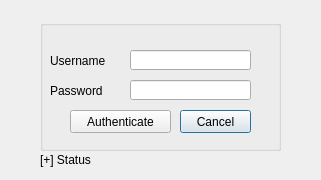
<?xml version="1.0" encoding="UTF-8"?>
<ui version="4.0">
 <class>emp_verification</class>
 <widget class="QDialog" name="emp_verification">
  <property name="geometry">
   <rect>
    <x>0</x>
    <y>0</y>
    <width>321</width>
    <height>180</height>
   </rect>
  </property>
  <property name="windowTitle">
   <string>Dialog</string>
  </property>
  <widget class="QWidget" name="centralWidget" native="true">
   <property name="geometry">
    <rect>
     <x>0</x>
     <y>0</y>
     <width>321</width>
     <height>190</height>
    </rect>
   </property>
   <widget class="QLabel" name="label">
    <property name="geometry">
     <rect>
      <x>40</x>
      <y>150</y>
      <width>241</width>
      <height>20</height>
     </rect>
    </property>
    <property name="text">
     <string>[+] Status</string>
    </property>
   </widget>
   <widget class="QGroupBox" name="groupBox">
    <property name="geometry">
     <rect>
      <x>40</x>
      <y>20</y>
      <width>241</width>
      <height>131</height>
     </rect>
    </property>
    <property name="title">
     <string/>
    </property>
    <widget class="QLabel" name="label_2">
     <property name="geometry">
      <rect>
       <x>10</x>
       <y>30</y>
       <width>61</width>
       <height>21</height>
      </rect>
     </property>
     <property name="text">
      <string>Username</string>
     </property>
    </widget>
    <widget class="QLabel" name="label_3">
     <property name="geometry">
      <rect>
       <x>10</x>
       <y>60</y>
       <width>61</width>
       <height>21</height>
      </rect>
     </property>
     <property name="text">
      <string>Password</string>
     </property>
    </widget>
    <widget class="QLineEdit" name="lineEdit_Username">
     <property name="geometry">
      <rect>
       <x>90</x>
       <y>30</y>
       <width>121</width>
       <height>20</height>
      </rect>
     </property>
    </widget>
    <widget class="QLineEdit" name="lineEdit_Password">
     <property name="geometry">
      <rect>
       <x>90</x>
       <y>60</y>
       <width>121</width>
       <height>20</height>
      </rect>
     </property>
     <property name="echoMode">
      <enum>QLineEdit::Password</enum>
     </property>
    </widget>
    <widget class="QPushButton" name="cancelButton">
     <property name="geometry">
      <rect>
       <x>140</x>
       <y>90</y>
       <width>71</width>
       <height>23</height>
      </rect>
     </property>
     <property name="text">
      <string>Cancel</string>
     </property>
    </widget>
    <widget class="QPushButton" name="signInButton">
     <property name="geometry">
      <rect>
       <x>30</x>
       <y>90</y>
       <width>101</width>
       <height>23</height>
      </rect>
     </property>
     <property name="text">
      <string>Authenticate</string>
     </property>
    </widget>
   </widget>
  </widget>
  <widget class="QToolBar" name="mainToolBar">
   <property name="geometry">
    <rect>
     <x>180</x>
     <y>280</y>
     <width>4</width>
     <height>12</height>
    </rect>
   </property>
  </widget>
  <widget class="QStatusBar" name="statusBar">
   <property name="geometry">
    <rect>
     <x>180</x>
     <y>280</y>
     <width>3</width>
     <height>18</height>
    </rect>
   </property>
  </widget>
 </widget>
 <resources/>
 <connections/>
</ui>
